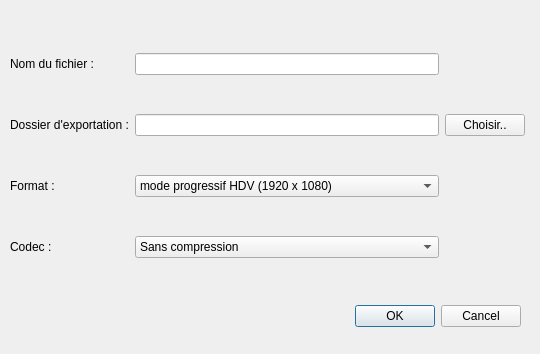
<?xml version="1.0" encoding="UTF-8"?>
<ui version="4.0">
 <class>exportWindow</class>
 <widget class="QDialog" name="exportWindow">
  <property name="windowModality">
   <enum>Qt::NonModal</enum>
  </property>
  <property name="geometry">
   <rect>
    <x>0</x>
    <y>0</y>
    <width>540</width>
    <height>354</height>
   </rect>
  </property>
  <property name="windowTitle">
   <string>Exporter le projet...</string>
  </property>
  <widget class="QDialogButtonBox" name="btn_control">
   <property name="geometry">
    <rect>
     <x>180</x>
     <y>300</y>
     <width>341</width>
     <height>32</height>
    </rect>
   </property>
   <property name="orientation">
    <enum>Qt::Horizontal</enum>
   </property>
   <property name="standardButtons">
    <set>QDialogButtonBox::Cancel|QDialogButtonBox::Ok</set>
   </property>
   <property name="centerButtons">
    <bool>false</bool>
   </property>
  </widget>
  <widget class="QWidget" name="gridLayoutWidget">
   <property name="geometry">
    <rect>
     <x>10</x>
     <y>20</y>
     <width>515</width>
     <height>271</height>
    </rect>
   </property>
   <layout class="QGridLayout" name="gridLayout">
    <item row="0" column="0">
     <widget class="QLabel" name="label">
      <property name="text">
       <string>Nom du fichier :</string>
      </property>
     </widget>
    </item>
    <item row="3" column="0">
     <widget class="QLabel" name="label_4">
      <property name="text">
       <string>Codec :</string>
      </property>
     </widget>
    </item>
    <item row="1" column="0">
     <widget class="QLabel" name="label_2">
      <property name="text">
       <string>Dossier d'exportation :</string>
      </property>
     </widget>
    </item>
    <item row="1" column="1">
     <widget class="QLineEdit" name="lineEdit_2"/>
    </item>
    <item row="2" column="1">
     <widget class="QComboBox" name="comboBox">
      <item>
       <property name="text">
        <string>mode progressif HDV (1920 x 1080)</string>
       </property>
      </item>
      <item>
       <property name="text">
        <string>mode progressif HDTV (1240 x 720)</string>
       </property>
      </item>
     </widget>
    </item>
    <item row="0" column="1">
     <widget class="QLineEdit" name="lineEdit"/>
    </item>
    <item row="2" column="0">
     <widget class="QLabel" name="label_3">
      <property name="text">
       <string>Format :</string>
      </property>
     </widget>
    </item>
    <item row="3" column="1">
     <widget class="QComboBox" name="comboBox_2">
      <item>
       <property name="text">
        <string>Sans compression</string>
       </property>
      </item>
      <item>
       <property name="text">
        <string>H264 diffusion</string>
       </property>
      </item>
     </widget>
    </item>
    <item row="1" column="2">
     <widget class="QPushButton" name="btn_browse">
      <property name="text">
       <string>Choisir..</string>
      </property>
     </widget>
    </item>
   </layout>
  </widget>
 </widget>
 <resources/>
 <connections>
  <connection>
   <sender>btn_control</sender>
   <signal>rejected()</signal>
   <receiver>exportWindow</receiver>
   <slot>reject()</slot>
   <hints>
    <hint type="sourcelabel">
     <x>316</x>
     <y>260</y>
    </hint>
    <hint type="destinationlabel">
     <x>286</x>
     <y>274</y>
    </hint>
   </hints>
  </connection>
  <connection>
   <sender>btn_control</sender>
   <signal>accepted()</signal>
   <receiver>exportWindow</receiver>
   <slot>accept()</slot>
   <hints>
    <hint type="sourcelabel">
     <x>248</x>
     <y>254</y>
    </hint>
    <hint type="destinationlabel">
     <x>157</x>
     <y>274</y>
    </hint>
   </hints>
  </connection>
 </connections>
</ui>
